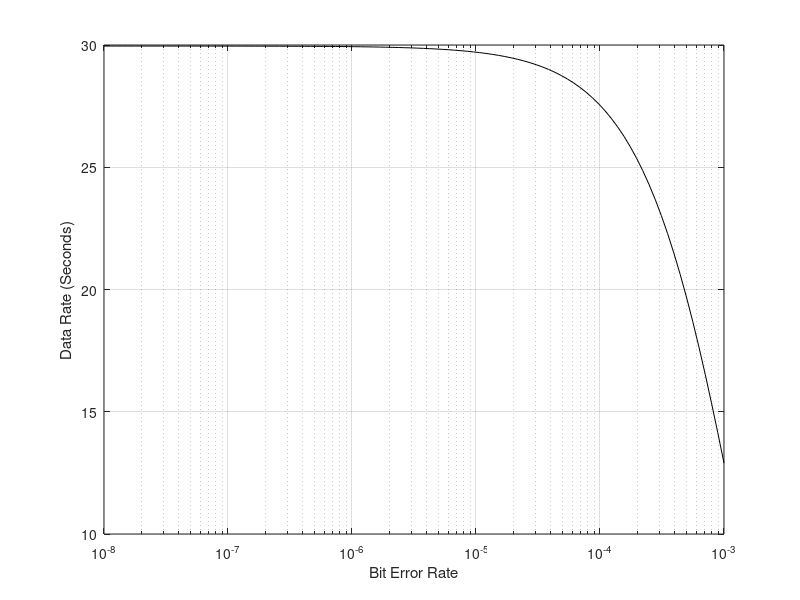

This figure's MATLAB source:
link = 54*10^6;
timegap = 10*10^(-6);
fcs = 4;
header = 36;

q=logspace(-8,-3,100);

aux = zeros(7900,100);

p=0.025;

for n=0:7900
    A = (((n)+100)*8)/link;
    B = timegap+A+((header*8)/link)+((fcs*8)/link);
    datarate = 54*(A/B);
    x = ((1-q).^(n+100*8)).*datarate;
    aux(n+1,:) = x*p*((1-p)^n);
end
res = sum(aux);

semilogx(q,res,'k')
grid on
xlabel('Bit Error Rate')
ylabel('Data Rate (Seconds)')

